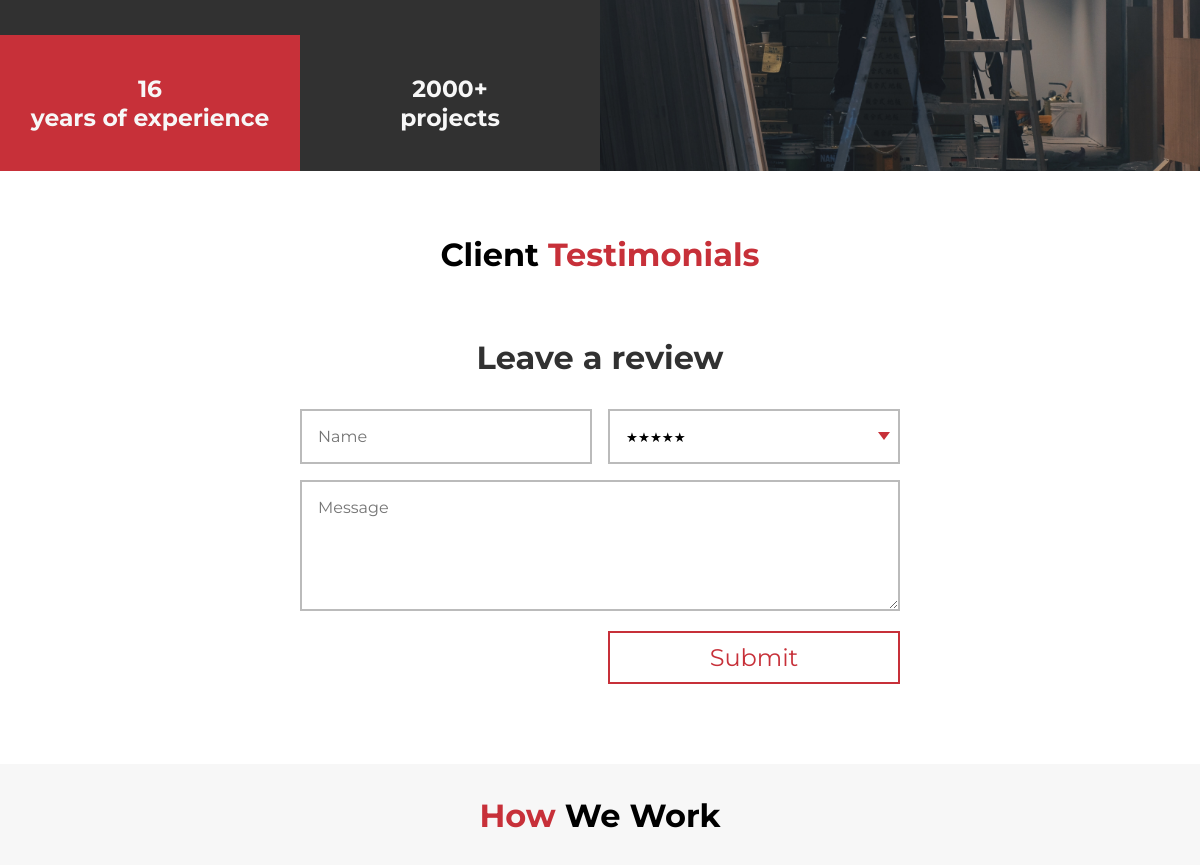
The app's page / (middle part), older data.
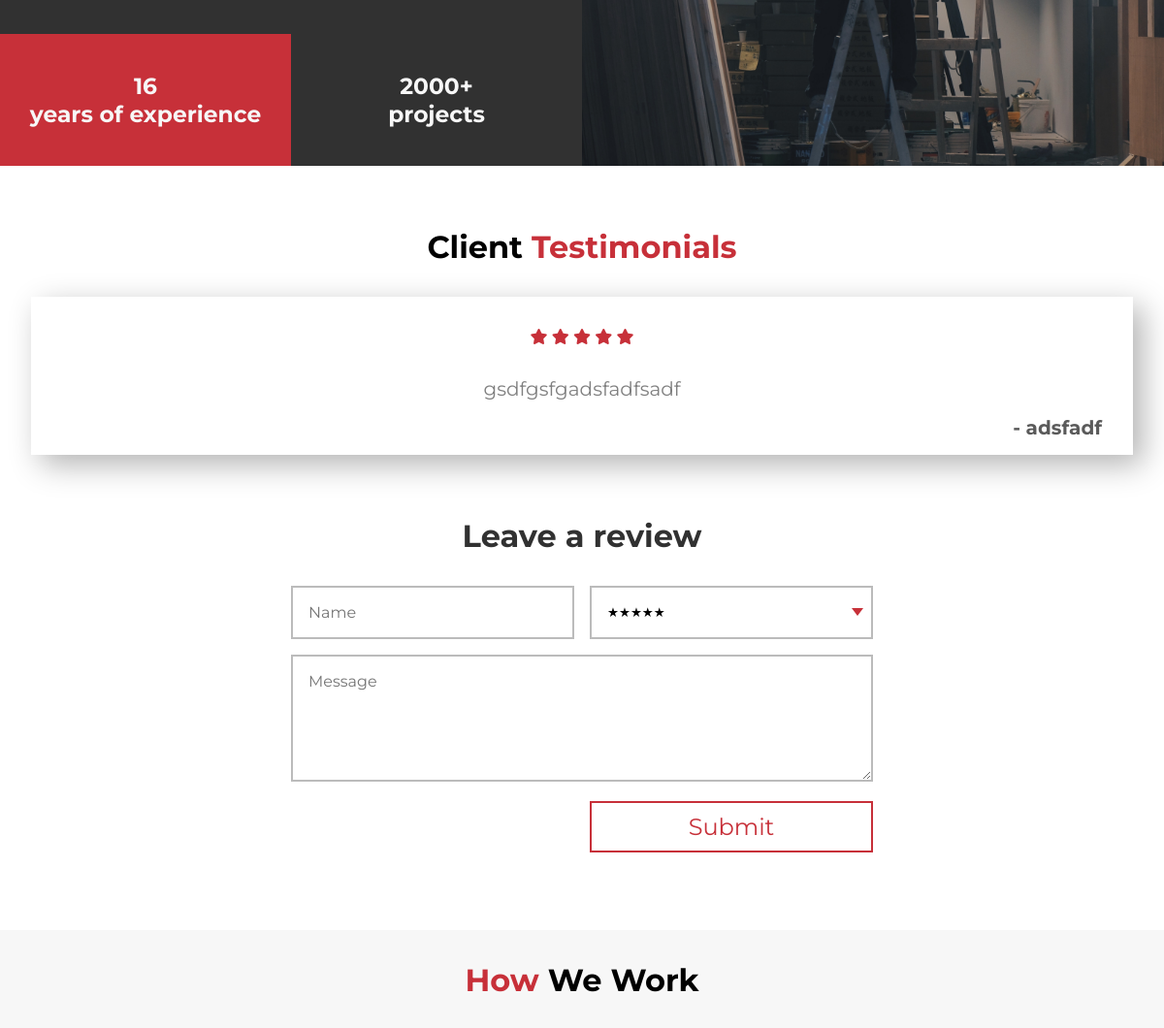
The same page, newer data.
### ini_app/models.py (models this page shows)
class Testimonial(models.Model):
    name = models.CharField(max_length=255)
    message = models.TextField()
    rating = models.PositiveSmallIntegerField(null=True)
    created_at = models.DateTimeField(auto_now_add=True)
    updated_at = models.DateTimeField(auto_now=True)

### ini_app/views.py (the view)
# urls.py: path('', views.index),
def index(request):
    all_reviews = Testimonial.objects.all().order_by("-created_at")
    last_three = []
    if len(all_reviews) > 3:
        for i in range(3):
            last_three.append(all_reviews[i])
    else:
        last_three = all_reviews
    context = {
        "last_three": last_three
    }
    return render(request, "index.html", context)

### ini_app/templates/index.html (shortened to what this page needs)
{% load static %}
<!DOCTYPE html>
<html lang="en">
<head>
    <link rel="stylesheet" href="{% static 'style/index.css' %}">
</head>
<body>
    <section id="why">
        <div class="why-grid">
            <div class="why-image"></div>
            <div class="experience">
                <h3>16</h3>
                <h3>years of experience</h3>
            </div>
            <div class="projects">
                <h3>2000+</h3>
                <h3>projects</h3>
            </div>
        </div>
    </section>
    <section class="testimonials">
        <h2>Client<span> Testimonials</span></h2>
        <div class="testimonial-grid" id="testimonial-grid">
            {% for testimonial in last_three %}
            <div class="testimonial">
                <div class="stars">
                    {% for i in "x"|ljust:testimonial.rating %}
                        <i class="fas fa-star"></i>
                    {% endfor %}
                </div>
                <p>{{ testimonial.message }}</p>
                <div class="name">
                    <p>- {{ testimonial.name }}</p>
                </div>
            </div>
            {% endfor %}
        </div>
        <div class="review-form">
            <h2>Leave a review</h2>
            <form action="/create_review" method="post" id="review-form">
                <p class="review-name">
                    <input type="text" name="name" placeholder="Name" id="review-name"></input>
                </p>
                <div class="review-rating">
                    <select name="rating" id="review-rating">
                        <option value="5" selected>&#9733;&#9733;&#9733;&#9733;&#9733;</option>
                    </select>
                </div>
                <p class="full">
                    <textarea name="message" rows="5" placeholder="Message" id="review-message"></textarea>
                </p>
                <p class="button">
                    <button type="submit" class="btn btn-red">Submit</button>
                </p>
            </form>
        </div>
    </section>
    <section class="how">
        <h2><span>How</span> We Work</h2>
    </section>
</body>
</html>

Row changes from the older to the newer data that the page shows:
added Testimonial: rating 5 (drawn), message "gsdfgsfgadsfadfsadf", name "adsfadf"
